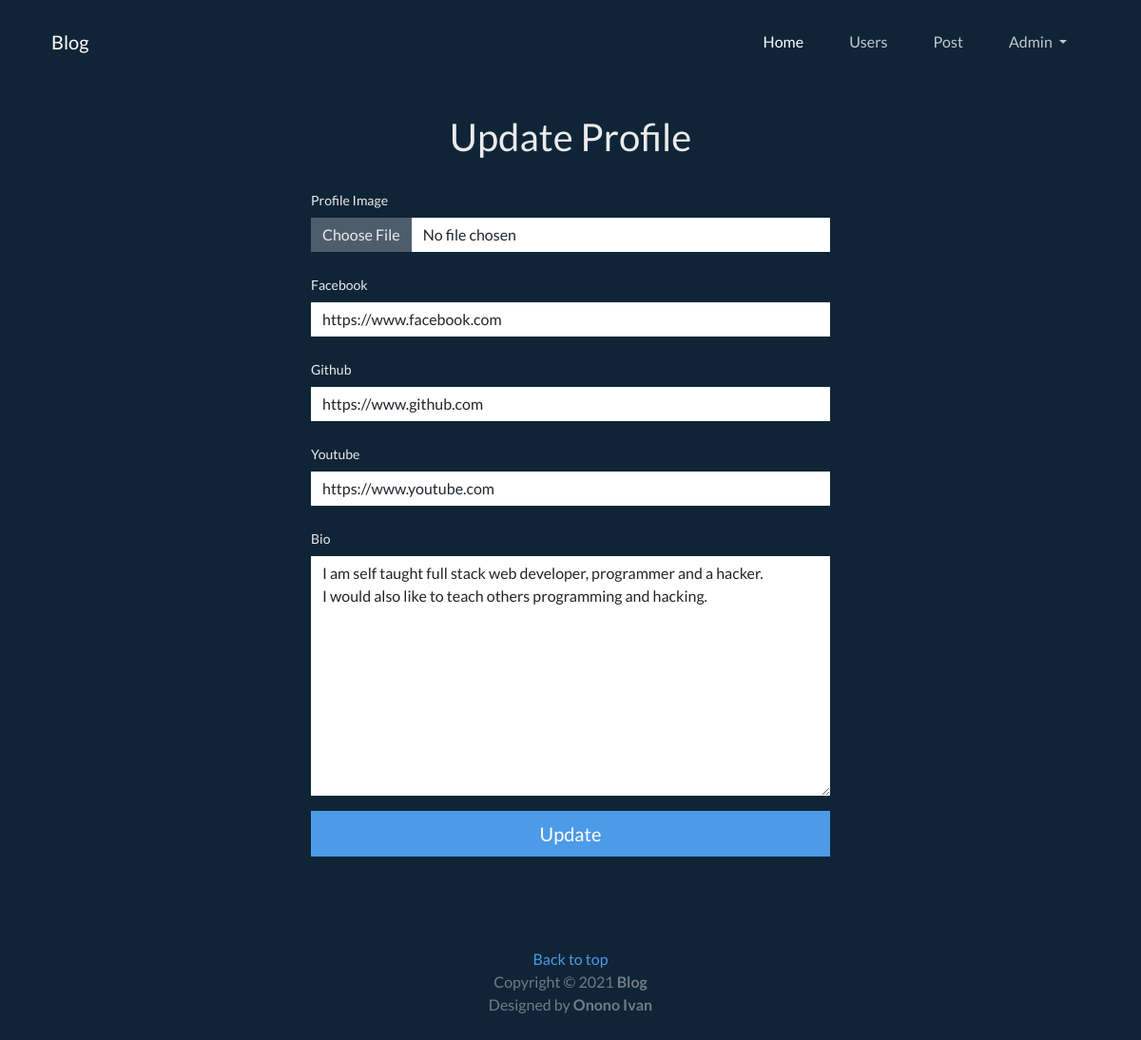
/accounts/user/Admin/update/ (signed in), run on the app's committed database.
### accounts/models.py (models this page shows, shortened)
class Profile(models.Model):
    user = models.ForeignKey(User, on_delete=models.CASCADE, related_name='profile')
    image = models.ImageField(upload_to=user_directory_path, blank=True, null=True)
    post_count = models.PositiveIntegerField(default=0)
    comment_count = models.PositiveIntegerField(default=0)
    facebook = models.URLField(blank=True, null=True)
    youtube = models.URLField(blank=True, null=True)
    github = models.URLField(blank=True, null=True)
    bio = models.TextField(default='No mentioned')
    views = models.PositiveIntegerField(default=0)
    class Meta:
        ordering = ['-id']

### accounts/views.py (the view, shortened to what this page needs)
# urls.py: path('user/<str:username>/update/', views.profile_update, name='profile-update'),
@login_required
def profile_update(request, username):
	user = get_object_or_404(User, username=username)
	instance = get_object_or_404(Profile, user=user)
	form = ProfileUpdateForm(instance=instance)
	if instance.user.username != request.user.username:
		messages.error(request, 'You are not authorised to update this profile!')
		return redirect('index')
	return render(request, 'accounts/profile_update.html', {
		'form':form,
		})

### accounts/forms.py
class ProfileUpdateForm(forms.ModelForm):
	class Meta:
		model = Profile
		fields = ['image','facebook','github','youtube','bio']
		widgets = {
			'image':forms.FileInput(attrs={'class':'form-control'}),
			'facebook':forms.URLInput(attrs={'class':'form-control'}),
			'github':forms.URLInput(attrs={'class':'form-control'}),
			'youtube':forms.URLInput(attrs={'class':'form-control'}),
			'bio':forms.Textarea(attrs={'class':'form-control'}),
		}

### templates/accounts/profile_update.html (shortened to what this page needs)
{% extends 'base.html' %}
{% load static %}
{% block content %}
 <div class="container mt-5">
        <div class="row" style="place-content: center;">
            <div class="col-12 col-md-8 col-lg-6">
                <h1 class="text-center">Update Profile</h1>
                <form method="POST" enctype="multipart/form-data">
                    <div class="form-group">
                        <label for="formFile" class="form-label mt-4">Profile Image</label>
                        {{form.image}}
                    </div>
                    <div class="form-group">
                        <label for="fb" class="form-label mt-4">Facebook</label>
                        {{form.facebook}}
                    </div>
                    <div class="form-group">
                        <label for="github" class="form-label mt-4">Github</label>
                        {{form.github}}
                    </div>
                    <div class="form-group">
                        <label for="youtube" class="form-label mt-4">Youtube</label>
                        {{form.youtube}}
                    </div>
                    <div class="form-group">
                        <label for="exampleTextarea" class="form-label mt-4">Bio</label>
                        {{form.bio}}
                    </div>
                    <button class="w-100 btn btn-lg btn-primary mt-3" type="submit">Update</button>
                </form>
            </div>
        </div>
    </div>
{% endblock %}

### templates/base.html (shortened to what this page needs)
{% load static %}
<!DOCTYPE html>
<html lang="en">
<head>
    <link rel="stylesheet" href="{% static 'css/bootstrap.min.css' %}">
    <link rel="stylesheet" href="{% static 'font-awesome/css/font-awesome.min.css' %}">
    <link rel="stylesheet" href="{% static 'css/style.css' %}">
</head>
<body>
    <div class="container-md mt-3">
        <nav class="navbar navbar-expand-lg navbar-dark ">
            <div class="container-fluid">
                <a class="navbar-brand" href="{% url 'index' %}">Blog</a>
                <div class="collapse navbar-collapse" id="navbarNavDropdown">
                    <ul class="navbar-nav">
                        <li class="nav-item">
                            <a class="nav-link active" aria-current="page" href="{% url 'index' %}">Home</a>
                        </li>
                        <li class="nav-item">
                            <a class="nav-link" href="{% url 'profile-list' %}">Users</a>
                        </li>
                        {% if request.user.is_authenticated %}
                        <li class="nav-item">
                            <a class="nav-link" href="{% url 'post-create'%}">Post</a>
                        </li>
                        <li class="nav-item dropdown">
                            <a class="nav-link dropdown-toggle" href="#" id="navbarDropdownMenuLink" role="button"
                                data-bs-toggle="dropdown" aria-expanded="false">
                                {{request.user.username}}
                            </a>
                        </li>
                        {% else %}
                        <li class="nav-item">
                            <a class="nav-link" href="{% url 'login' %}">Login/Register</a>
                        </li>
                        {% endif %}
                    </ul>
                </div>
            </div>
        </nav>
    </div>
    {% block content %}
    {% endblock %}
    <div class="container mt-5 py-5 text-center">
        <footer>
            <a href="#top">Back to top</a>
            <p class="text-muted text-sm mb-0">Copyright &copy; 2021 <span class="fw-bold">Blog</span></p>
            <p class="text-muted text-sm">Designed by <span class="fw-bold">Onono Ivan</span> </p>
        </footer>
    </div>
</body>
</html>

### static/css/style.css (style rules this page uses)
*, *::before, *::after { box-sizing: border-box; }
a { text-decoration: none; background: transparent; }
.navbar-collapse { justify-content: flex-end; }
@media (min-width: 992px) { .navbar-expand-lg .navbar-nav .nav-link { padding-right: 1.5rem; padding-left: 1.5rem; } }

### data on the page
Profile: facebook "https://www.facebook.com", github "https://www.github.com", youtube "https://www.youtube.com", bio "I am self taught full stack web developer, programmer and a hacker. I would also like to teach others programming and hacking."

### other printed values
{{ request.user.username }} "Admin"
